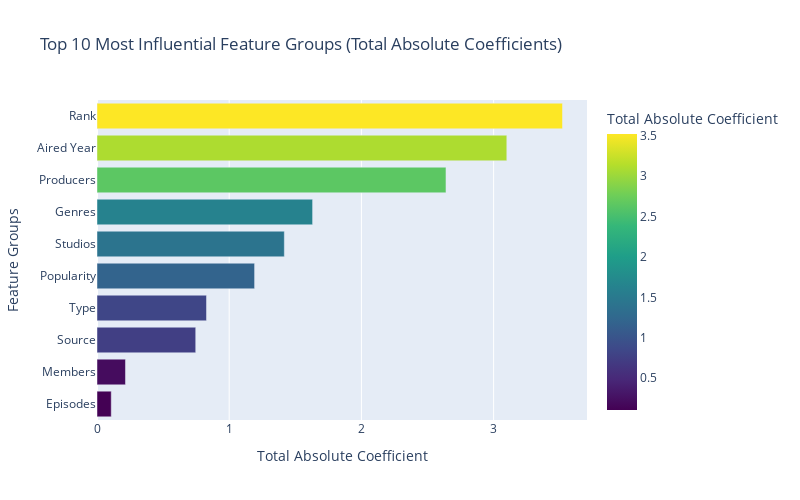

The cell this chart's notebook holds for it:
### Code cell
# ---- PHÂN LOẠI FEATURES VÀO NHÓM GỐC ----
original_features = ['Score', 'Genres', 'Type', 'Episodes', 'Status', 'Producers', 
                     'Studios', 'Source', 'Rating', 'Rank', 'Popularity', 'Favorites', 
                     'Scored By', 'Members', 'Aired Year', 'Aired Month', 'Duration Minutes']

# Tạo mapping từ feature đã xử lý về feature gốc
feature_to_original = {}

for feature in feature_names:
    feature_lower = feature.lower()
    assigned = False
    
    # Kiểm tra từng feature gốc
    for orig_feat in original_features:
        orig_lower = orig_feat.lower()
        
        # Nếu feature chứa tên feature gốc (có thể có tiền tố hậu tố từ preprocessor)
        if orig_lower in feature_lower:
            feature_to_original[feature] = orig_feat
            assigned = True
            break
    
    # Nếu không tìm thấy mapping, gán vào nhóm "unknown"
    if not assigned:
        feature_to_original[feature] = "unknown"

# Thêm thông tin feature gốc vào DataFrame
coef_df["original_feature"] = coef_df["feature"].map(feature_to_original)

# ---- PHÂN TÍCH THEO NHÓM ----
# 1. Tổng hợp importance theo nhóm feature gốc
group_importance = coef_df.groupby("original_feature")["abs_coef"].sum().sort_values(ascending=False)
group_importance_df = group_importance.reset_index()
group_importance_df.columns = ["original_feature", "total_importance"]

# 2. Top features trong mỗi nhóm
top_features_by_group = coef_df.sort_values(["original_feature", "abs_coef"], ascending=[True, False])
top_features_by_group = top_features_by_group.groupby("original_feature").head(3)

# ---- VẼ BIỂU ĐỒ ----
# Biểu đồ 1: Tổng importance theo nhóm
fig1 = px.bar(
    group_importance_df.head(10),
    x='total_importance',
    y='original_feature',
    orientation='h',
    title='Top 10 Most Influential Feature Groups (Total Absolute Coefficients)',
    labels={'total_importance': 'Total Absolute Coefficient', 'original_feature': 'Feature Groups'},
    color='total_importance',
    color_continuous_scale='viridis'
)

fig1.update_layout(
    yaxis={'categoryorder': 'total ascending'},
    showlegend=False,
    height=500,
    width=800
)

fig1.show()

### Figure 1 — Plotly figure (JSON) as saved in the notebook; plotly's stock layout.template omitted (floating-point values rounded to 4 significant figures)
{"data": [{"hovertemplate": "Total Absolute Coefficient=%{marker.color}<br>Feature Groups=%{y}<extra></extra>", "legendgroup": "", "marker": {"color": [3.521, 3.1, 2.64, 1.631, 1.417, 1.192, 0.8282, 0.7467, 0.2154, 0.1077], "coloraxis": "coloraxis", "pattern": {"shape": ""}}, "name": "", "orientation": "h", "showlegend": false, "textposition": "auto", "type": "bar", "x": [3.521, 3.1, 2.64, 1.631, 1.417, 1.192, 0.8282, 0.7467, 0.2154, 0.1077], "xaxis": "x", "y": ["Rank", "Aired Year", "Producers", "Genres", "Studios", "Popularity", "Type", "Source", "Members", "Episodes"], "yaxis": "y"}], "layout": {"barmode": "relative", "coloraxis": {"colorbar": {"title": {"text": "Total Absolute Coefficient"}}, "colorscale": [[0, "#440154"], [0.1111, "#482878"], [0.2222, "#3e4989"], [0.3333, "#31688e"], [0.4444, "#26828e"], [0.5556, "#1f9e89"], [0.6667, "#35b779"], [0.7778, "#6ece58"], [0.8889, "#b5de2b"], [1, "#fde725"]]}, "height": 500, "legend": {"tracegroupgap": 0}, "showlegend": false, "title": {"text": "Top 10 Most Influential Feature Groups (Total Absolute Coefficients)"}, "width": 800, "xaxis": {"anchor": "y", "domain": [0, 1], "title": {"text": "Total Absolute Coefficient"}}, "yaxis": {"anchor": "x", "categoryorder": "total ascending", "domain": [0, 1], "title": {"text": "Feature Groups"}}}}
